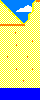

Rendered tile map (Tiled .tmx) drawn with the repository's tilesets; below, a short description and the full map source, tile grids included:
An orthogonal 10x25 tile map with 4x4 px tiles, 1 tile layer (Capa de Patrones 1).

<map version="1.0" tiledversion="1.0.2" orientation="orthogonal" renderorder="right-down" width="10" height="25" tilewidth="4" tileheight="4" nextobjectid="1">
 <tileset firstgid="1" source="tilesetBeach.tsx" />
 <layer name="Capa de Patrones 1" width="10" height="25">
  <data encoding="csv">
6,10,10,10,10,10,10,10,7,2,
1,6,10,10,10,10,13,14,15,1,
1,1,6,10,13,9,9,9,15,1,
1,1,1,6,10,10,10,8,1,1,
1,1,1,1,6,10,10,15,1,1,
1,1,1,1,1,6,7,1,1,1,
2,2,2,2,2,2,11,1,1,1,
1,1,1,1,1,1,1,1,1,1,
1,1,1,12,1,1,1,1,1,1,
1,1,1,1,1,1,1,1,1,1,
1,1,1,1,1,1,1,1,11,1,
1,1,1,1,11,1,1,1,1,1,
1,1,1,1,1,1,1,1,1,1,
1,1,1,1,1,1,1,1,1,1,
1,12,1,1,1,1,12,1,1,1,
1,1,1,1,1,1,1,1,1,1,
1,1,1,1,1,1,1,1,1,1,
1,1,1,1,11,1,1,1,11,1,
1,1,1,1,1,1,1,1,1,1,
1,1,1,1,1,1,1,1,1,1,
1,1,1,1,1,12,1,1,1,1,
1,1,1,1,1,1,1,1,1,1,
5,5,5,5,5,5,5,5,5,5,
5,5,5,5,5,5,5,5,5,5,
5,5,5,5,5,5,5,5,5,5
</data>
 </layer>
</map>
